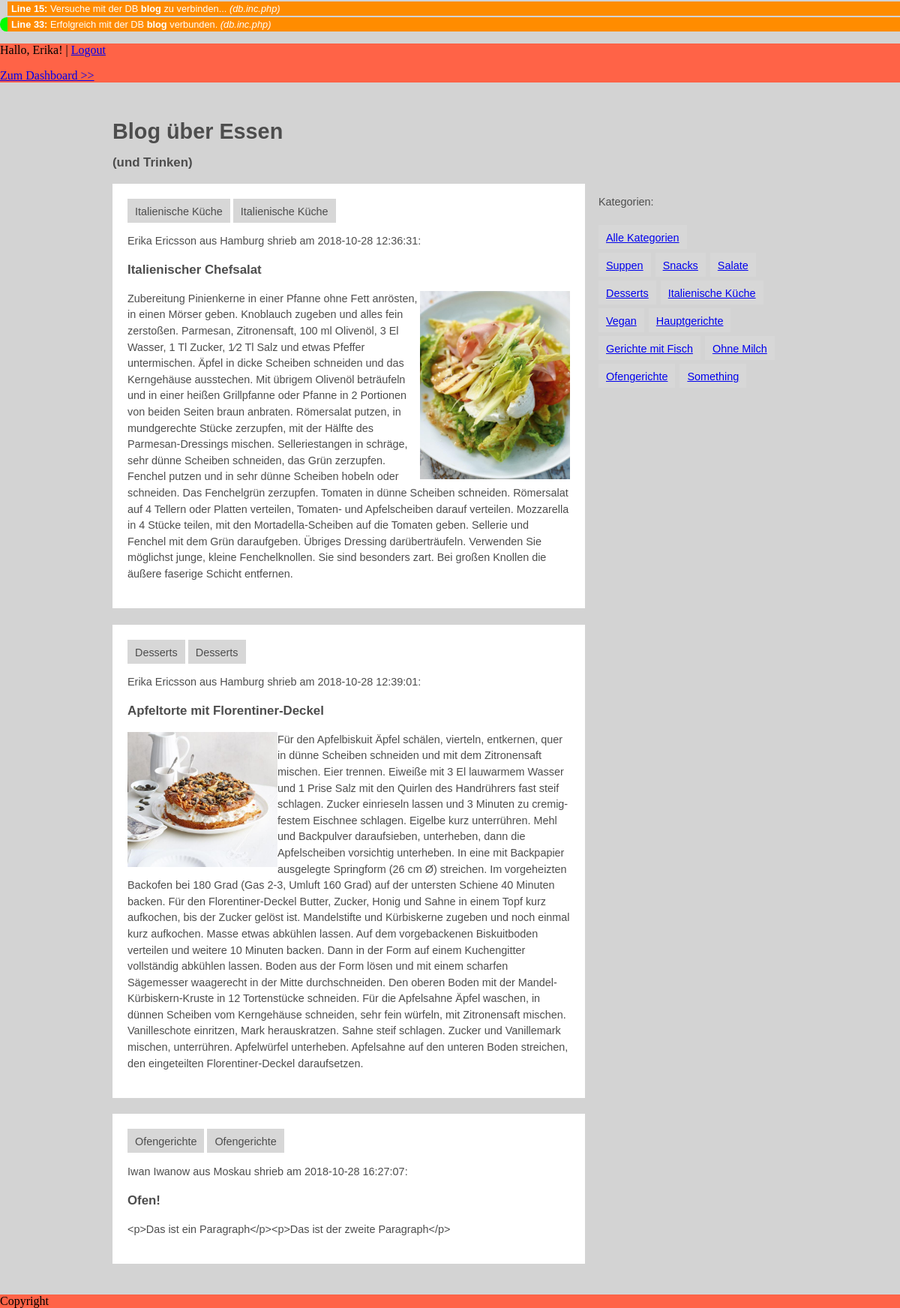
/ (signed in), run on the app's committed database.
### tables this page shows
CREATE TABLE `blogs` (
  `blog_id` int(11) NOT NULL,
  `blog_headline` varchar(255) NOT NULL,
  `blog_image` varchar(255) DEFAULT NULL,
  `blog_imageAlignment` varchar(10) NOT NULL,
  `blog_content` text NOT NULL,
  `blog_date` timestamp NOT NULL DEFAULT CURRENT_TIMESTAMP,
  `cat_id` int(11) NOT NULL,
  `usr_id` int(11) NOT NULL
);

CREATE TABLE `categories` (
  `cat_id` int(11) NOT NULL,
  `cat_name` varchar(255) NOT NULL
);

CREATE TABLE `users` (
  `usr_id` int(11) NOT NULL,
  `usr_firstname` varchar(255) NOT NULL,
  `usr_lastname` varchar(255) NOT NULL,
  `usr_email` varchar(255) NOT NULL,
  `usr_city` varchar(255) NOT NULL,
  `usr_password` varchar(255) NOT NULL
);

### index.php (the view, shortened to what this page needs)
<?php
				require_once("include/db.inc.php");
				$params = NULL;
				$pdo = dbConnect();
				$statement = $pdo->prepare("SELECT cat_name, cat_id FROM categories");
				$statement->execute() OR DIE( "<p class='debug'>Line <b>" . __LINE__ . "</b>: " . $statement->errorInfo()[2] . " <i>(" . basename(__FILE__) . ")</i></p>" );
				while($row = $statement->fetch(PDO::FETCH_ASSOC)){
					$categoriesArray[$row['cat_id']] = $row['cat_name'];
				}
				$sql = "SELECT * FROM blogs
											INNER JOIN users USING(usr_id)
											INNER JOIN categories USING(cat_id)
											";
				$statement = $pdo->prepare($sql);
				$statement->execute($params) OR DIE( "<p class='debug'>Line <b>" . __LINE__ . "</b>: " . $statement->errorInfo()[2] . " <i>(" . basename(__FILE__) . ")</i></p>" );
				$entriesArray = $statement->fetchAll(PDO::FETCH_ASSOC);
?>
<!doctype html>
<html>
	<head>
		<link rel="stylesheet" type="text/css" href="css/main.css">
		<link rel="stylesheet" type="text/css" href="css/debug.css">
	</head>
	<body>
		<header>
			<?php if(isset($_SESSION['usr_id'])):?>
				<p>Hallo, <?=$_SESSION['usr_firstname']?>!  |  <a href="?action=logout">Logout</a></p>
				<p><a href="dashboard.php">Zum Dashboard >></a></p>
			<?php endif?>
		</header>
		<div class="wrapper">
			<h1>Blog über Essen</h1>
			<h3>(und Trinken)</h3>
			<main class="">
				<?php foreach ($entriesArray AS $entry): ?>
					<article>
						<div>
							<ul class="category-list">
								<li><?=$entry['cat_name']?></li>
								<li><?=$entry['cat_name']?></li>
							</ul>
						</div>
						<p><?=$entry['usr_firstname']?> <?=$entry['usr_lastname']?> aus <?=$entry['usr_city']?> shrieb am <?=$entry['blog_date']?>:</p>
						<h3><?=$entry['blog_headline']?></h3>
						<?php if($entry['blog_image']): ?>
							<img src="<?=$entry['blog_image']?>" class="<?=$entry['blog_imageAlignment']?>" />
						<?php endif ?>
						<p><?=$entry['blog_content']?></p>
					</article>
					<br>
				<?php endforeach ?>
			</main>
			<aside>
				<p class="categories-header">Kategorien:</p>
				<ul>
					<li><a href="<?=$_SERVER['SCRIPT_NAME']?>">Alle Kategorien</a></li><br>
					<?php foreach ($categoriesArray AS $key=>$value): ?>
						<li><a href="?action=showCategory&categoryToShow=<?=$key?>"><?=$value?></a></li>
					<?php endforeach ?>
				</ul>
			</aside>
		</div>
		<footer>
			Copyright
		</footer>
</body>
</html>

### css/main.css (style rules this page uses)
body { margin: 0; background-image: url('images/toa-heftiba-513812-unsplash.jpg'); height: 500px; width: 100%; background-position: center; background-repeat: no-repeat; background-size: cover; position: relative; background-attachment: fixed; background-color: lightgrey; }
.wrapper { font-family: helvetica; color: #4d4d4d; font-size: .9em; line-height:1.5em; max-width: 900px; margin: 0 auto; padding: 20px; }
header, footer { background: tomato; width: 100%; margin: 0; padding: 0; }
ul { margin: 0; padding: 0; }
aside { float: right; width: 28%; }
aside ul li { display: inline-block; vertical-align: middle; background-color: #d7d7d7; line-height: 20px; margin: 5px 2px 0 0; max-width: 555px; padding: 7px 10px 5px 10px; word-wrap: break-word; }
main { float:left; width: 70%; }
article { background-color: white; padding: 20px; }
.category-list { margin: 0; padding: 0; }
.category-list li { display: inline-block; vertical-align: middle; background-color: #d7d7d7; line-height: 20px; margin: 0; max-width: 555px; padding: 7px 10px 5px 10px; word-wrap: break-word; }
img { width: 200px; }
img.right { float: right; }
img.left { float: left; }

### data on the page
blogs: cat.cat_name "Italienische Küche", usr.usr_firstname "Erika", usr.usr_lastname "Ericsson", usr.usr_city "Hamburg", blog_date "2018-10-28 12:36:31", blog_headline "Italienischer Chefsalat", blog_image (picture), blog_content "Zubereitung Pinienkerne in einer Pfanne ohne Fett anrösten, in einen Mörser geben. Knoblauch zugeben und alles fein zerstoßen. Parmesan, Zitronensaft, 100 ml Olivenöl, 3 El Wasser, 1 Tl Zucker, 1⁄2 Tl Salz und etwas Pfeffer untermischen. Äpfel in dicke Scheiben schneiden und das Kerngehäuse ausstechen. Mit übrigem Olivenöl beträufeln und in einer heißen Grillpfanne oder Pfanne in 2 Portionen von beiden Seiten braun anbraten. Römersalat putzen, in mundgerechte Stücke zerzupfen, mit der Hälfte des Parmesan-Dressings mischen. Selleriestangen in schräge, sehr dünne Scheiben schneiden, das Grün zerzupfen. Fenchel putzen und in sehr dünne Scheiben hobeln oder schneiden. Das Fenchelgrün zerzupfen.…"
blogs: cat.cat_name "Desserts", usr.usr_firstname "Erika", usr.usr_lastname "Ericsson", usr.usr_city "Hamburg", blog_date "2018-10-28 12:39:01", blog_headline "Apfeltorte mit Florentiner-Deckel", blog_image (picture), blog_content "Für den Apfelbiskuit Äpfel schälen, vierteln, entkernen, quer in dünne Scheiben schneiden und mit dem Zitronensaft mischen. Eier trennen. Eiweiße mit 3 El lauwarmem Wasser und 1 Prise Salz mit den Quirlen des Handrührers fast steif schlagen. Zucker einrieseln lassen und 3 Minuten zu cremig-festem Eischnee schlagen. Eigelbe kurz unterrühren. Mehl und Backpulver daraufsieben, unterheben, dann die Apfelscheiben vorsichtig unterheben. In eine mit Backpapier ausgelegte Springform (26 cm Ø) streichen. Im vorgeheizten Backofen bei 180 Grad (Gas 2-3, Umluft 160 Grad) auf der untersten Schiene 40 Minuten backen. Für den Florentiner-Deckel Butter, Zucker, Honig und Sahne in einem Topf kurz aufkochen,…"
blogs: cat.cat_name "Ofengerichte", usr.usr_firstname "Iwan", usr.usr_lastname "Iwanow", usr.usr_city "Moskau", blog_date "2018-10-28 16:27:07", blog_headline "Ofen!", blog_content "<p>Das ist ein Paragraph</p><p>Das ist der zweite Paragraph</p>"

### other printed values
__LINE__ "15"
$dbname "blog"
basename(__FILE__) "db.inc.php"
__LINE__ "33"
$_SESSION['usr_firstname'] "Erika"
$value "Suppen"
$value "Snacks"
$value "Salate"
$value "Desserts"
$value "Italienische Küche"
$value "Vegan"
$value "Hauptgerichte"
$value "Gerichte mit Fisch"
$value "Ohne Milch"
$value "Ofengerichte"
